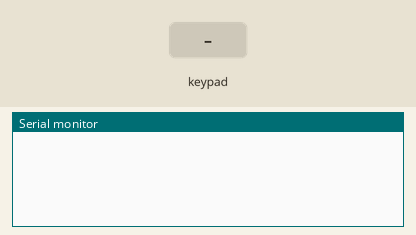
The sketch below on a simulated Arduino Uno, built with avr-gcc and run on an emulated ATmega328P. Parts: the last lines printed to the serial monitor. The inputs (shaded band) are chosen by the test bench.

Above: at 1.2 s.
1.3 s: key '1' pressed
At 2.5 s:
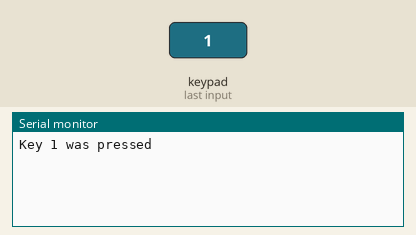
2.8 s: keypad keys 2 3 4 5 # pressed 0.4 s apart
At 4.8 s:
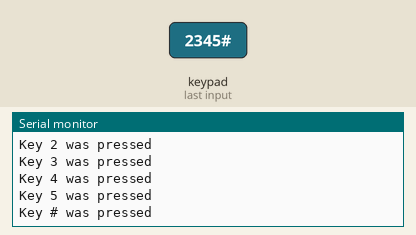
6.3 s: key 'A' pressed
At 7.4 s:
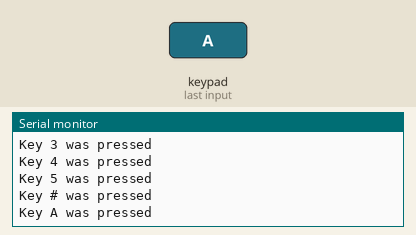
7.8 s: keypad keys 2 3 4 5 * pressed 0.4 s apart
At 10.8 s:
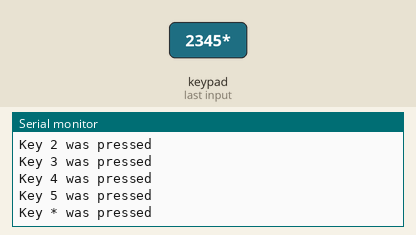
11.3 s: key 'B' pressed
At 12.3 s:
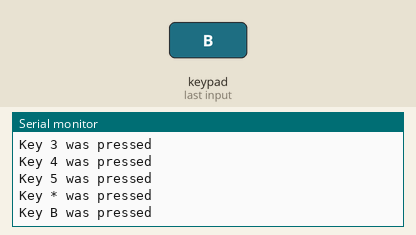
12.8 s: keypad keys 2 3 4 5 D pressed 0.4 s apart
At 15.0 s:
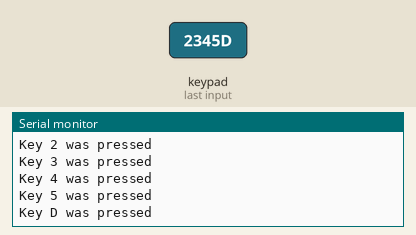
Timing chart, 0 to 16.5 s (numbered marks = the images above; inputs shaded):
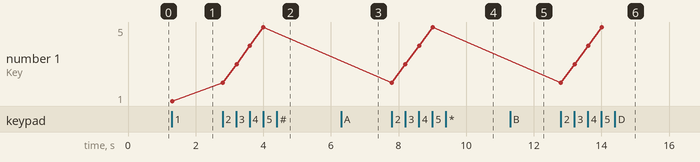

Measured:
- after the input at 1.3 s, the serial monitor: prints a new line at once (image 1)
- after the input at 2.8 s, the serial monitor: prints a new line at once (image 2)
- after the input at 6.3 s, the serial monitor: prints a new line at once (image 3)
- after the input at 7.8 s, the serial monitor: prints a new line at once (image 4)
- after the input at 11.3 s, the serial monitor: prints a new line at once (image 5)
- after the input at 12.8 s, the serial monitor: prints a new line at once (image 6)
- plotted number 1: 1 → 5 after the input at 2.8 s

The sketch:

KeyPad.ino
```cpp
#include<Keypad.h>

const byte rows = 4; //4 rows
const byte columns = 4; //4 columns
char keys[rows][columns] = {
   {'1', '2', '3', 'A'},
   {'4', '5', '6', 'B'},
   {'7', '8', '9', 'C'},
   {'*', '0', '#', 'D'}
  };

    byte rowPINS[rows] = {2, 3, 4, 5};
    byte colPINS[columns] = {6, 7, 8, 9};

    Keypad keypad = Keypad( makeKeymap(keys), rowPINS, colPINS, rows, columns );
void setup() {
  // put your setup code here, to run once:
    Serial.begin(9600);
}

void loop() {
  // put your main code here, to run repeatedly:
    char key = keypad.getKey(); //print the pressed key
    if (key){
     // Serial.print(key);
    }

    //for key 1
    if (key == '1'){
      Serial.println("Key 1 was pressed");
    }
    //for key 2
    if (key == '2'){
      Serial.println("Key 2 was pressed");
    }
    //for key 3
    if (key == '3'){
      Serial.println("Key 3 was pressed");
    }
    //for key A
    if (key == 'A'){
      Serial.println("Key A was pressed");
    }
    //for key 4
    if (key == '4'){
      Serial.println("Key 4 was pressed");
    }
    //for key 5
    if (key == '5'){
      Serial.println("Key 5 was pressed");
    }
    //for key 6
    if (key == '6'){
      Serial.println("Key 6 was pressed");
    }
    //for key B
    if (key == 'B'){
      Serial.println("Key B was pressed");
    }
    //for key 7
    if (key == '7'){
      Serial.println("Key 7 was pressed");
    }
    //for key 8
    if (key == '8'){
      Serial.println("Key 8 was pressed");
    }
    //for key 9
    if (key == '9'){
      Serial.println("Key 9 was pressed");
    }
    //for key C
    if (key == 'C'){
      Serial.println("Key C was pressed");
    }
    //for key *
    if (key == '*'){
      Serial.println("Key * was pressed");
    }
    //for key 0
    if (key == '0'){
      Serial.println("Key 0 was pressed");
    }
    //for key #
    if (key == '#'){
      Serial.println("Key # was pressed");
    }
    //for key D
    if (key == 'D'){
      Serial.println("Key D was pressed");
    }
}
```
